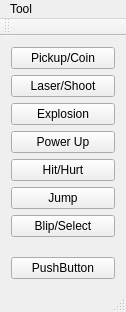
<?xml version="1.0" encoding="UTF-8"?>
<ui version="4.0">
 <class>MainWindow</class>
 <widget class="QMainWindow" name="MainWindow">
  <property name="geometry">
   <rect>
    <x>0</x>
    <y>0</y>
    <width>126</width>
    <height>312</height>
   </rect>
  </property>
  <property name="windowTitle">
   <string>8Bit SFX</string>
  </property>
  <widget class="QWidget" name="centralWidget">
   <layout class="QVBoxLayout" name="verticalLayout">
    <item>
     <widget class="QPushButton" name="PickUp_CoinBtn">
      <property name="sizePolicy">
       <sizepolicy hsizetype="Minimum" vsizetype="Fixed">
        <horstretch>0</horstretch>
        <verstretch>0</verstretch>
       </sizepolicy>
      </property>
      <property name="text">
       <string>Pickup/Coin</string>
      </property>
     </widget>
    </item>
    <item>
     <widget class="QPushButton" name="Laser_ShootBtn">
      <property name="text">
       <string>Laser/Shoot</string>
      </property>
     </widget>
    </item>
    <item>
     <widget class="QPushButton" name="ExplosionBtn">
      <property name="text">
       <string>Explosion</string>
      </property>
     </widget>
    </item>
    <item>
     <widget class="QPushButton" name="PowerUpBtn">
      <property name="text">
       <string>Power Up</string>
      </property>
     </widget>
    </item>
    <item>
     <widget class="QPushButton" name="Hit_HurtBtn">
      <property name="text">
       <string>Hit/Hurt</string>
      </property>
     </widget>
    </item>
    <item>
     <widget class="QPushButton" name="JumpBtn">
      <property name="text">
       <string>Jump</string>
      </property>
     </widget>
    </item>
    <item>
     <widget class="QPushButton" name="Blip_SelectBtn">
      <property name="text">
       <string>Blip/Select</string>
      </property>
     </widget>
    </item>
    <item>
     <spacer name="verticalSpacer">
      <property name="orientation">
       <enum>Qt::Vertical</enum>
      </property>
      <property name="sizeHint" stdset="0">
       <size>
        <width>20</width>
        <height>40</height>
       </size>
      </property>
     </spacer>
    </item>
    <item>
     <widget class="QPushButton" name="pushButton">
      <property name="text">
       <string>PushButton</string>
      </property>
     </widget>
    </item>
   </layout>
  </widget>
  <widget class="QMenuBar" name="menuBar">
   <property name="geometry">
    <rect>
     <x>0</x>
     <y>0</y>
     <width>126</width>
     <height>22</height>
    </rect>
   </property>
   <widget class="QMenu" name="menuTool">
    <property name="title">
     <string>Tool</string>
    </property>
    <addaction name="actionKeyboard"/>
    <addaction name="actionTune_Test"/>
   </widget>
   <addaction name="menuTool"/>
  </widget>
  <widget class="QToolBar" name="mainToolBar">
   <attribute name="toolBarArea">
    <enum>TopToolBarArea</enum>
   </attribute>
   <attribute name="toolBarBreak">
    <bool>false</bool>
   </attribute>
  </widget>
  <widget class="QStatusBar" name="statusBar"/>
  <action name="actionKeyboard">
   <property name="text">
    <string>Keyboard</string>
   </property>
  </action>
  <action name="actionTune_Test">
   <property name="text">
    <string>Tune Test</string>
   </property>
  </action>
 </widget>
 <layoutdefault spacing="6" margin="11"/>
 <resources/>
 <connections/>
</ui>
